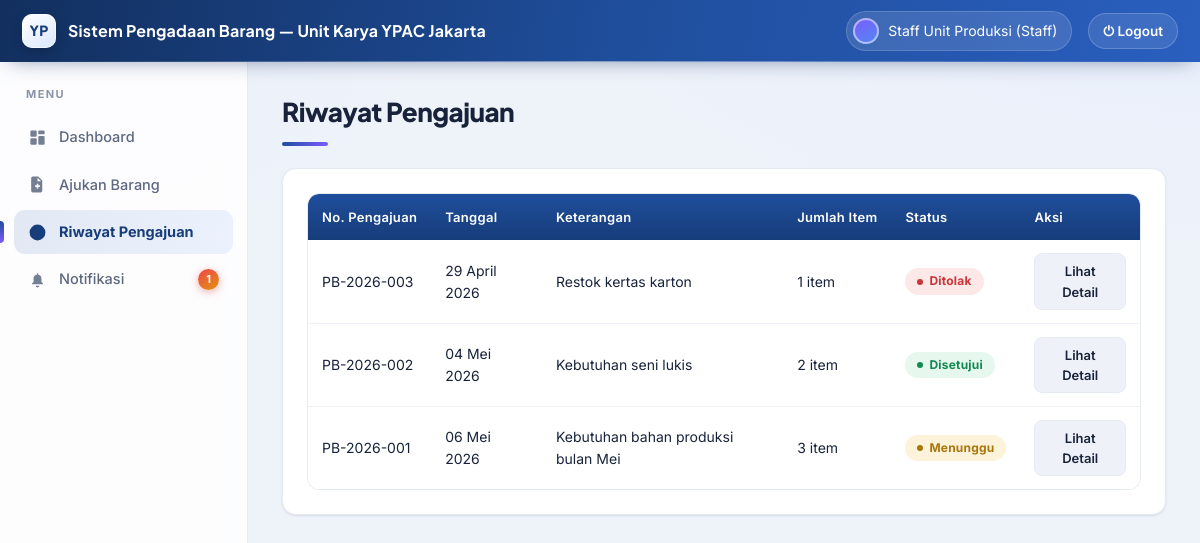
/riwayat.php (signed in), run on the app's committed database.
### tables this page shows
CREATE TABLE pengajuan_barang (
  id                INT(11)   NOT NULL AUTO_INCREMENT,
  user_id           INT(11)   NOT NULL,
  tanggal_pengajuan DATE      NOT NULL,
  keterangan        TEXT      DEFAULT NULL,
  status            ENUM('menunggu','disetujui','ditolak') NOT NULL DEFAULT 'menunggu',
  created_at        TIMESTAMP NOT NULL DEFAULT CURRENT_TIMESTAMP,
  updated_at        TIMESTAMP NOT NULL DEFAULT CURRENT_TIMESTAMP ON UPDATE CURRENT_TIMESTAMP,
  PRIMARY KEY (id),
  KEY user_id (user_id),
  CONSTRAINT fk_pengajuan_user FOREIGN KEY (user_id) REFERENCES users (id) ON DELETE CASCADE
);

### riwayat.php (the view, shortened to what this page needs)
<?php
require_once 'config/fungsi.php';
$user_id = $_SESSION['user_id'];
$stmt = mysqli_prepare($conn,
    "SELECT pb.*, (SELECT COUNT(*) FROM detail_barang d WHERE d.pengajuan_id = pb.id) AS jml_item
     FROM pengajuan_barang pb WHERE pb.user_id = ? ORDER BY pb.id DESC");
mysqli_stmt_bind_param($stmt, "i", $user_id);
mysqli_stmt_execute($stmt);
$data = mysqli_stmt_get_result($stmt);
require 'templates/header.php';
?>
<h1 class="page-title">Riwayat Pengajuan</h1>
<div class="card-box">
  <table class="tabel">
    <tr>
      <th>No. Pengajuan</th>
      <th>Tanggal</th>
      <th>Keterangan</th>
      <th>Jumlah Item</th>
      <th>Status</th>
      <th>Aksi</th>
    </tr>
    <?php if (mysqli_num_rows($data) === 0): ?>
      <tr><td colspan="6" style="text-align:center;color:#9aa3b2">Belum ada pengajuan. Silakan buat di menu Ajukan Barang.</td></tr>
    <?php else: ?>
      <?php while ($p = mysqli_fetch_assoc($data)): ?>
        <tr>
          <td><?= nomor_pengajuan($p['id'], $p['tanggal_pengajuan']) ?></td>
          <td><?= tanggal_indonesia($p['tanggal_pengajuan']) ?></td>
          <td><?= bersihkan($p['keterangan']) ?: '-' ?></td>
          <td><?= $p['jml_item'] ?> item</td>
          <td><?= badge_status($p['status']) ?></td>
          <td><a class="btn btn-gray btn-sm" href="detail_pengajuan.php?id=<?= $p['id'] ?>">Lihat Detail</a></td>
        </tr>
      <?php endwhile; ?>
    <?php endif; ?>
  </table>
</div>
<?php require 'templates/footer.php'; ?>

### config/fungsi.php (shortened to what this page needs)
<?php
function tanggal_indonesia($tanggal)
{
    $bulan = [1=>'Januari','Februari','Maret','April','Mei','Juni',
              'Juli','Agustus','September','Oktober','November','Desember'];
    $ts = strtotime($tanggal);
    return date('d', $ts) . ' ' . $bulan[(int)date('n', $ts)] . ' ' . date('Y', $ts);
}
function nomor_pengajuan($id, $tanggal)
{
    $tahun = date('Y', strtotime($tanggal));
    return 'PB-' . $tahun . '-' . str_pad($id, 3, '0', STR_PAD_LEFT);
}
function badge_status($status)
{
    switch ($status) {
        case 'disetujui':
            return '<span class="badge bg-success">Disetujui</span>';
        case 'ditolak':
            return '<span class="badge bg-danger">Ditolak</span>';
        default:
            return '<span class="badge bg-warning text-dark">Menunggu</span>';
    }
}
function bersihkan($teks)
{
    return htmlspecialchars(trim($teks), ENT_QUOTES, 'UTF-8');
}

### assets/style.css (style rules this page uses)
:root { --brand: #1f4e9c; --brand-600: #2a5fbf; --brand-700: #173d7a; --brand-800: #122f5e; --aurora: #7c5cff; --glow: #4f8af0; --biru-utama: #1f4e9c; --biru-gelap: #173d7a; --biru-muda: #eef4ff; --ink: #18233b; --muted: #5d6880; --faint: #8b94a8; --line: #e5eaf3; --line-2: #eef1f7; --surface:#ffffff; --abu-bg: #eef2f9; --green: #10a05f; --green-bg:#e6f7ee; --amber: #d98a08; --amber-bg:#fdf2da; --red: #e04349; --red-bg: #fde8e8; --r-sm: 9px; --r: 14px; --r-lg: 20px; --shadow-sm: 0 1px 2px rgba(20,40,80,.06), 0 1px 3px rgba(20,40,80,.05); --shadow: 0 6px 22px -8px rgba(23,61,122,.22), 0 2px 6px rgba(20,40,80,.05); --shadow-lg: 0 24px 60px -18px rgba(18,47,94,.45); --ease: cubic-bezier(.22,.61,.36,1); }
* { box-sizing: border-box; }
html { -webkit-text-size-adjust: 100%; }
body { margin: 0; font-family: 'Inter', 'Segoe UI', Tahoma, sans-serif; background: radial-gradient(1100px 540px at 100% -10%, #e7eefc 0%, transparent 60%), radial-gradient(900px 500px at -5% 0%, #eaf0fb 0%, transparent 55%), var(--abu-bg); background-attachment: fixed; color: var(--ink); font-size: 15px; line-height: 1.55; -webkit-font-smoothing: antialiased; text-rendering: optimizeLegibility; }
h1,h2,h3,h4 { font-family: 'Plus Jakarta Sans','Inter',sans-serif; letter-spacing: -.01em; }
.page-title { font-size: 26px; font-weight: 800; margin: 0 0 22px; color: var(--ink); letter-spacing: -.02em; }
.page-title::after { content:""; display:block; width: 46px; height: 4px; margin-top: 10px; border-radius: 4px; background: linear-gradient(90deg, var(--brand), var(--aurora)); }
.card-box { background: var(--surface); border: 1px solid var(--line); border-radius: var(--r); padding: 24px; margin-bottom: 22px; box-shadow: var(--shadow-sm); animation: rise .55s var(--ease) both; transition: box-shadow .25s var(--ease), transform .25s var(--ease); }
table.tabel { width: 100%; border-collapse: separate; border-spacing: 0; font-size: 14px; overflow: hidden; border-radius: 12px; border: 1px solid var(--line); }
table.tabel th, table.tabel td { text-align: left; padding: 13px 14px; }
table.tabel th { background: linear-gradient(180deg, var(--brand) 0%, var(--brand-700) 100%); color: #fff; font-weight: 600; font-size: 13px; letter-spacing: .3px; white-space: nowrap; }
table.tabel th:first-child { border-top-left-radius: 11px; }
table.tabel th:last-child { border-top-right-radius: 11px; }
table.tabel td { border-bottom: 1px solid var(--line-2); background:#fff; }
table.tabel tr:last-child td { border-bottom: none; }
table.tabel tbody tr, table.tabel tr { transition: background .18s var(--ease); }
.badge { display:inline-flex; align-items:center; gap:6px; padding: 4px 12px; border-radius: 999px; font-size: 12px; font-weight: 700; letter-spacing: .2px; }
.badge::before { content:""; width:6px; height:6px; border-radius:50%; background: currentColor; }
.bg-success { background: var(--green-bg); color:#118a51; }
.bg-danger { background: var(--red-bg); color:#c8353a; }
.bg-warning { background: var(--amber-bg); color:#a9760a; }
.text-dark { color:#a9760a; }
.btn { display: inline-flex; align-items: center; justify-content: center; gap: 7px; padding: 11px 20px; border: none; border-radius: var(--r-sm); font-size: 14px; font-weight: 600; font-family: inherit; cursor: pointer; text-decoration: none; text-align:center; transition: transform .16s var(--ease), box-shadow .22s var(--ease), filter .2s var(--ease); }
.btn-gray { background: #eef1f7; color: var(--ink); border:1px solid var(--line); }
.btn-sm { padding: 7px 13px; font-size: 13px; border-radius: 8px; }

### data on the page
pengajuan_barang: nomor_pengajuan($p['id'], $p['tanggal_pengajuan']) "PB-2026-003", tanggal_pengajuan "29 April 2026", keterangan "Restok kertas karton", jml_item "1", status "Ditolak"
pengajuan_barang: nomor_pengajuan($p['id'], $p['tanggal_pengajuan']) "PB-2026-002", tanggal_pengajuan "04 Mei 2026", keterangan "Kebutuhan seni lukis", jml_item "2", status "Disetujui"
pengajuan_barang: nomor_pengajuan($p['id'], $p['tanggal_pengajuan']) "PB-2026-001", tanggal_pengajuan "06 Mei 2026", keterangan "Kebutuhan bahan produksi bulan Mei", jml_item "3", status "Menunggu"

### other printed values
bersihkan($nama) "Staff Unit Produksi"
$role "Staff"
$jml_notif "1"
